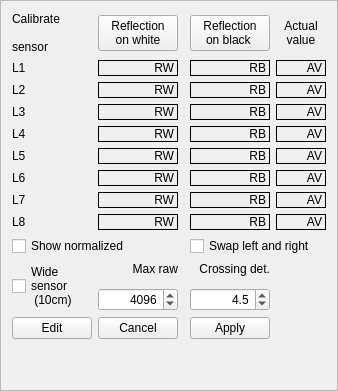
             <widget class="QFrame" name="frame_4">
              <property name="frameShape">
               <enum>QFrame::StyledPanel</enum>
              </property>
              <property name="frameShadow">
               <enum>QFrame::Raised</enum>
              </property>
              <layout class="QGridLayout" name="gridLayout_33">
               <item row="11" column="3">
                <widget class="QLabel" name="ls_max_black_8">
                 <property name="focusPolicy">
                  <enum>Qt::NoFocus</enum>
                 </property>
                 <property name="frameShape">
                  <enum>QFrame::Panel</enum>
                 </property>
                 <property name="frameShadow">
                  <enum>QFrame::Plain</enum>
                 </property>
                 <property name="text">
                  <string>RB</string>
                 </property>
                 <property name="alignment">
                  <set>Qt::AlignRight|Qt::AlignTrailing|Qt::AlignVCenter</set>
                 </property>
                </widget>
               </item>
               <item row="3" column="0">
                <widget class="QLabel" name="label_116">
                 <property name="text">
                  <string>Calibrate

sensor</string>
                 </property>
                </widget>
               </item>
               <item row="18" column="1">
                <widget class="QPushButton" name="ls_cancel">
                 <property name="toolTip">
                  <string>&lt;html&gt;&lt;head/&gt;&lt;body&gt;&lt;p&gt;Drop manual changes &lt;/p&gt;&lt;/body&gt;&lt;/html&gt;</string>
                 </property>
                 <property name="text">
                  <string>Cancel</string>
                 </property>
                </widget>
               </item>
               <item row="4" column="0">
                <widget class="QLabel" name="label_206">
                 <property name="text">
                  <string>L1</string>
                 </property>
                </widget>
               </item>
               <item row="4" column="1">
                <widget class="QLabel" name="ls_max_white_1">
                 <property name="minimumSize">
                  <size>
                   <width>50</width>
                   <height>0</height>
                  </size>
                 </property>
                 <property name="frameShape">
                  <enum>QFrame::Panel</enum>
                 </property>
                 <property name="frameShadow">
                  <enum>QFrame::Plain</enum>
                 </property>
                 <property name="text">
                  <string>RW</string>
                 </property>
                 <property name="alignment">
                  <set>Qt::AlignRight|Qt::AlignTrailing|Qt::AlignVCenter</set>
                 </property>
                </widget>
               </item>
               <item row="4" column="3">
                <widget class="QLabel" name="ls_max_black_1">
                 <property name="minimumSize">
                  <size>
                   <width>50</width>
                   <height>0</height>
                  </size>
                 </property>
                 <property name="focusPolicy">
                  <enum>Qt::NoFocus</enum>
                 </property>
                 <property name="frameShape">
                  <enum>QFrame::Panel</enum>
                 </property>
                 <property name="frameShadow">
                  <enum>QFrame::Plain</enum>
                 </property>
                 <property name="text">
                  <string>RB</string>
                 </property>
                 <property name="alignment">
                  <set>Qt::AlignRight|Qt::AlignTrailing|Qt::AlignVCenter</set>
                 </property>
                </widget>
               </item>
               <item row="5" column="0">
                <widget class="QLabel" name="label_207">
                 <property name="text">
                  <string>L2</string>
                 </property>
                </widget>
               </item>
               <item row="5" column="1">
                <widget class="QLabel" name="ls_max_white_2">
                 <property name="frameShape">
                  <enum>QFrame::Panel</enum>
                 </property>
                 <property name="frameShadow">
                  <enum>QFrame::Plain</enum>
                 </property>
                 <property name="text">
                  <string>RW</string>
                 </property>
                 <property name="alignment">
                  <set>Qt::AlignRight|Qt::AlignTrailing|Qt::AlignVCenter</set>
                 </property>
                </widget>
               </item>
               <item row="5" column="3">
                <widget class="QLabel" name="ls_max_black_2">
                 <property name="focusPolicy">
                  <enum>Qt::NoFocus</enum>
                 </property>
                 <property name="frameShape">
                  <enum>QFrame::Panel</enum>
                 </property>
                 <property name="frameShadow">
                  <enum>QFrame::Plain</enum>
                 </property>
                 <property name="text">
                  <string>RB</string>
                 </property>
                 <property name="alignment">
                  <set>Qt::AlignRight|Qt::AlignTrailing|Qt::AlignVCenter</set>
                 </property>
                </widget>
               </item>
               <item row="6" column="0">
                <widget class="QLabel" name="label_208">
                 <property name="text">
                  <string>L3</string>
                 </property>
                </widget>
               </item>
               <item row="6" column="1">
                <widget class="QLabel" name="ls_max_white_3">
                 <property name="frameShape">
                  <enum>QFrame::Panel</enum>
                 </property>
                 <property name="frameShadow">
                  <enum>QFrame::Plain</enum>
                 </property>
                 <property name="text">
                  <string>RW</string>
                 </property>
                 <property name="alignment">
                  <set>Qt::AlignRight|Qt::AlignTrailing|Qt::AlignVCenter</set>
                 </property>
                </widget>
               </item>
               <item row="6" column="3">
                <widget class="QLabel" name="ls_max_black_3">
                 <property name="focusPolicy">
                  <enum>Qt::NoFocus</enum>
                 </property>
                 <property name="frameShape">
                  <enum>QFrame::Panel</enum>
                 </property>
                 <property name="frameShadow">
                  <enum>QFrame::Plain</enum>
                 </property>
                 <property name="text">
                  <string>RB</string>
                 </property>
                 <property name="alignment">
                  <set>Qt::AlignRight|Qt::AlignTrailing|Qt::AlignVCenter</set>
                 </property>
                </widget>
               </item>
               <item row="7" column="0">
                <widget class="QLabel" name="label_209">
                 <property name="text">
                  <string>L4</string>
                 </property>
                </widget>
               </item>
               <item row="7" column="1">
                <widget class="QLabel" name="ls_max_white_4">
                 <property name="frameShape">
                  <enum>QFrame::Panel</enum>
                 </property>
                 <property name="frameShadow">
                  <enum>QFrame::Plain</enum>
                 </property>
                 <property name="text">
                  <string>RW</string>
                 </property>
                 <property name="alignment">
                  <set>Qt::AlignRight|Qt::AlignTrailing|Qt::AlignVCenter</set>
                 </property>
                </widget>
               </item>
               <item row="7" column="3">
                <widget class="QLabel" name="ls_max_black_4">
                 <property name="focusPolicy">
                  <enum>Qt::NoFocus</enum>
                 </property>
                 <property name="frameShape">
                  <enum>QFrame::Panel</enum>
                 </property>
                 <property name="frameShadow">
                  <enum>QFrame::Plain</enum>
                 </property>
                 <property name="text">
                  <string>RB</string>
                 </property>
                 <property name="alignment">
                  <set>Qt::AlignRight|Qt::AlignTrailing|Qt::AlignVCenter</set>
                 </property>
                </widget>
               </item>
               <item row="8" column="0">
                <widget class="QLabel" name="label_210">
                 <property name="text">
                  <string>L5</string>
                 </property>
                </widget>
               </item>
               <item row="8" column="1">
                <widget class="QLabel" name="ls_max_white_5">
                 <property name="frameShape">
                  <enum>QFrame::Panel</enum>
                 </property>
                 <property name="frameShadow">
                  <enum>QFrame::Plain</enum>
                 </property>
                 <property name="text">
                  <string>RW</string>
                 </property>
                 <property name="alignment">
                  <set>Qt::AlignRight|Qt::AlignTrailing|Qt::AlignVCenter</set>
                 </property>
                </widget>
               </item>
               <item row="8" column="3">
                <widget class="QLabel" name="ls_max_black_5">
                 <property name="focusPolicy">
                  <enum>Qt::NoFocus</enum>
                 </property>
                 <property name="frameShape">
                  <enum>QFrame::Panel</enum>
                 </property>
                 <property name="frameShadow">
                  <enum>QFrame::Plain</enum>
                 </property>
                 <property name="text">
                  <string>RB</string>
                 </property>
                 <property name="alignment">
                  <set>Qt::AlignRight|Qt::AlignTrailing|Qt::AlignVCenter</set>
                 </property>
                </widget>
               </item>
               <item row="9" column="0">
                <widget class="QLabel" name="label_211">
                 <property name="text">
                  <string>L6</string>
                 </property>
                </widget>
               </item>
               <item row="10" column="0">
                <widget class="QLabel" name="label_212">
                 <property name="text">
                  <string>L7</string>
                 </property>
                </widget>
               </item>
               <item row="9" column="1">
                <widget class="QLabel" name="ls_max_white_6">
                 <property name="frameShape">
                  <enum>QFrame::Panel</enum>
                 </property>
                 <property name="frameShadow">
                  <enum>QFrame::Plain</enum>
                 </property>
                 <property name="text">
                  <string>RW</string>
                 </property>
                 <property name="alignment">
                  <set>Qt::AlignRight|Qt::AlignTrailing|Qt::AlignVCenter</set>
                 </property>
                </widget>
               </item>
               <item row="9" column="3">
                <widget class="QLabel" name="ls_max_black_6">
                 <property name="focusPolicy">
                  <enum>Qt::NoFocus</enum>
                 </property>
                 <property name="frameShape">
                  <enum>QFrame::Panel</enum>
                 </property>
                 <property name="frameShadow">
                  <enum>QFrame::Plain</enum>
                 </property>
                 <property name="text">
                  <string>RB</string>
                 </property>
                 <property name="alignment">
                  <set>Qt::AlignRight|Qt::AlignTrailing|Qt::AlignVCenter</set>
                 </property>
                </widget>
               </item>
               <item row="10" column="1">
                <widget class="QLabel" name="ls_max_white_7">
                 <property name="frameShape">
                  <enum>QFrame::Panel</enum>
                 </property>
                 <property name="frameShadow">
                  <enum>QFrame::Plain</enum>
                 </property>
                 <property name="text">
                  <string>RW</string>
                 </property>
                 <property name="alignment">
                  <set>Qt::AlignRight|Qt::AlignTrailing|Qt::AlignVCenter</set>
                 </property>
                </widget>
               </item>
               <item row="11" column="0">
                <widget class="QLabel" name="label_213">
                 <property name="text">
                  <string>L8</string>
                 </property>
                </widget>
               </item>
               <item row="10" column="3">
                <widget class="QLabel" name="ls_max_black_7">
                 <property name="focusPolicy">
                  <enum>Qt::NoFocus</enum>
                 </property>
                 <property name="frameShape">
                  <enum>QFrame::Panel</enum>
                 </property>
                 <property name="frameShadow">
                  <enum>QFrame::Plain</enum>
                 </property>
                 <property name="text">
                  <string>RB</string>
                 </property>
                 <property name="alignment">
                  <set>Qt::AlignRight|Qt::AlignTrailing|Qt::AlignVCenter</set>
                 </property>
                </widget>
               </item>
               <item row="19" column="3">
                <spacer name="verticalSpacer">
                 <property name="orientation">
                  <enum>Qt::Vertical</enum>
                 </property>
                 <property name="sizeHint" stdset="0">
                  <size>
                   <width>20</width>
                   <height>40</height>
                  </size>
                 </property>
                </spacer>
               </item>
               <item row="11" column="1">
                <widget class="QLabel" name="ls_max_white_8">
                 <property name="frameShape">
                  <enum>QFrame::Panel</enum>
                 </property>
                 <property name="frameShadow">
                  <enum>QFrame::Plain</enum>
                 </property>
                 <property name="text">
                  <string>RW</string>
                 </property>
                 <property name="alignment">
                  <set>Qt::AlignRight|Qt::AlignTrailing|Qt::AlignVCenter</set>
                 </property>
                </widget>
               </item>
               <item row="3" column="3">
                <widget class="QPushButton" name="ls_calibrate_black">
                 <property name="toolTip">
                  <string>&lt;html&gt;&lt;head/&gt;&lt;body&gt;&lt;p&gt;Place robot so that all sensors see the black surface (or nothing), &lt;/p&gt;&lt;p&gt;then press this button.&lt;/p&gt;&lt;p&gt;Normalized should then show about 0%.&lt;/p&gt;&lt;p&gt;Press Apply to send calibration to robot.&lt;/p&gt;&lt;/body&gt;&lt;/html&gt;</string>
                 </property>
                 <property name="text">
                  <string>Reflection
on black </string>
                 </property>
                </widget>
               </item>
               <item row="3" column="1">
                <widget class="QPushButton" name="ls_calibrate_white">
                 <property name="toolTip">
                  <string>&lt;html&gt;&lt;head/&gt;&lt;body&gt;&lt;p&gt;Place robot so that all sensors see the white surface, &lt;/p&gt;&lt;p&gt;then press this button.&lt;/p&gt;&lt;p&gt;Normalized should then show about 75%.&lt;/p&gt;&lt;p&gt;Press Apply to send calibration to robot.&lt;/p&gt;&lt;/body&gt;&lt;/html&gt;</string>
                 </property>
                 <property name="text">
                  <string>Reflection
 on white </string>
                 </property>
                </widget>
               </item>
               <item row="18" column="0">
                <widget class="QPushButton" name="ls_edit">
                 <property name="toolTip">
                  <string>Stop updating fields to allow edit</string>
                 </property>
                 <property name="text">
                  <string>Edit</string>
                 </property>
                </widget>
               </item>
               <item row="18" column="3">
                <widget class="QPushButton" name="ls_apply">
                 <property name="toolTip">
                  <string>&lt;html&gt;&lt;head/&gt;&lt;body&gt;&lt;p&gt;Apply manual changes&lt;/p&gt;&lt;p&gt;(send calibration and other values to robot).&lt;/p&gt;&lt;/body&gt;&lt;/html&gt;</string>
                 </property>
                 <property name="text">
                  <string>Apply</string>
                 </property>
                </widget>
               </item>
               <item row="15" column="3">
                <widget class="QDoubleSpinBox" name="ls_crossing_detect">
                 <property name="toolTip">
                  <string>&lt;html&gt;&lt;head/&gt;&lt;body&gt;&lt;p&gt;Distance between left and right edge in a 0 to 8 scale.&lt;/p&gt;&lt;p&gt;Value depends distance between edges with an extra value if width increse fast. Therefore the width can temorarily be higher than 6 (edge values are from -3 to 3)&lt;/p&gt;&lt;p&gt;this should make it easier to detect a crossing.&lt;/p&gt;&lt;p&gt;For Regbot in balance (and normal tape (38mm)), then about 4.8 cm to trigger crossing line.&lt;/p&gt;&lt;p&gt;For Robobot this could be as low as 3-4, as the linesensor is wider.&lt;/p&gt;&lt;/body&gt;&lt;/html&gt;</string>
                 </property>
                 <property name="alignment">
                  <set>Qt::AlignRight|Qt::AlignTrailing|Qt::AlignVCenter</set>
                 </property>
                 <property name="decimals">
                  <number>1</number>
                 </property>
                 <property name="minimum">
                  <double>2.000000000000000</double>
                 </property>
                 <property name="maximum">
                  <double>8.000000000000000</double>
                 </property>
                 <property name="singleStep">
                  <double>0.100000000000000</double>
                 </property>
                 <property name="value">
                  <double>4.500000000000000</double>
                 </property>
                </widget>
               </item>
               <item row="13" column="3">
                <widget class="QLabel" name="label_9">
                 <property name="text">
                  <string>Crossing det.</string>
                 </property>
                 <property name="alignment">
                  <set>Qt::AlignRight|Qt::AlignTrailing|Qt::AlignVCenter</set>
                 </property>
                </widget>
               </item>
               <item row="13" column="1">
                <widget class="QLabel" name="label_156">
                 <property name="text">
                  <string>Max raw</string>
                 </property>
                 <property name="alignment">
                  <set>Qt::AlignRight|Qt::AlignTrailing|Qt::AlignVCenter</set>
                 </property>
                </widget>
               </item>
               <item row="15" column="1">
                <widget class="QSpinBox" name="line_disp_max_value">
                 <property name="toolTip">
                  <string notr="true">&lt;html&gt;&lt;head/&gt;&lt;body&gt;&lt;p&gt;Maximum value used as 100% in bar display.&lt;/p&gt;&lt;/body&gt;&lt;/html&gt;</string>
                 </property>
                 <property name="statusTip">
                  <string notr="true"/>
                 </property>
                 <property name="alignment">
                  <set>Qt::AlignRight|Qt::AlignTrailing|Qt::AlignVCenter</set>
                 </property>
                 <property name="maximum">
                  <number>4250</number>
                 </property>
                 <property name="singleStep">
                  <number>256</number>
                 </property>
                 <property name="value">
                  <number>4096</number>
                 </property>
                </widget>
               </item>
               <item row="11" column="4">
                <widget class="QLabel" name="ls_actual_8">
                 <property name="frameShape">
                  <enum>QFrame::Panel</enum>
                 </property>
                 <property name="text">
                  <string>AV</string>
                 </property>
                 <property name="alignment">
                  <set>Qt::AlignRight|Qt::AlignTrailing|Qt::AlignVCenter</set>
                 </property>
                </widget>
               </item>
               <item row="4" column="4">
                <widget class="QLabel" name="ls_actual_1">
                 <property name="minimumSize">
                  <size>
                   <width>50</width>
                   <height>0</height>
                  </size>
                 </property>
                 <property name="frameShape">
                  <enum>QFrame::Panel</enum>
                 </property>
                 <property name="text">
                  <string>AV</string>
                 </property>
                 <property name="alignment">
                  <set>Qt::AlignRight|Qt::AlignTrailing|Qt::AlignVCenter</set>
                 </property>
                </widget>
               </item>
               <item row="6" column="4">
                <widget class="QLabel" name="ls_actual_3">
                 <property name="frameShape">
                  <enum>QFrame::Panel</enum>
                 </property>
                 <property name="text">
                  <string>AV</string>
                 </property>
                 <property name="alignment">
                  <set>Qt::AlignRight|Qt::AlignTrailing|Qt::AlignVCenter</set>
                 </property>
                </widget>
               </item>
               <item row="7" column="4">
                <widget class="QLabel" name="ls_actual_4">
                 <property name="frameShape">
                  <enum>QFrame::Panel</enum>
                 </property>
                 <property name="text">
                  <string>AV</string>
                 </property>
                 <property name="alignment">
                  <set>Qt::AlignRight|Qt::AlignTrailing|Qt::AlignVCenter</set>
                 </property>
                </widget>
               </item>
               <item row="8" column="4">
                <widget class="QLabel" name="ls_actual_5">
                 <property name="frameShape">
                  <enum>QFrame::Panel</enum>
                 </property>
                 <property name="text">
                  <string>AV</string>
                 </property>
                 <property name="alignment">
                  <set>Qt::AlignRight|Qt::AlignTrailing|Qt::AlignVCenter</set>
                 </property>
                </widget>
               </item>
               <item row="9" column="4">
                <widget class="QLabel" name="ls_actual_6">
                 <property name="frameShape">
                  <enum>QFrame::Panel</enum>
                 </property>
                 <property name="text">
                  <string>AV</string>
                 </property>
                 <property name="alignment">
                  <set>Qt::AlignRight|Qt::AlignTrailing|Qt::AlignVCenter</set>
                 </property>
                </widget>
               </item>
               <item row="10" column="4">
                <widget class="QLabel" name="ls_actual_7">
                 <property name="frameShape">
                  <enum>QFrame::Panel</enum>
                 </property>
                 <property name="text">
                  <string>AV</string>
                 </property>
                 <property name="alignment">
                  <set>Qt::AlignRight|Qt::AlignTrailing|Qt::AlignVCenter</set>
                 </property>
                </widget>
               </item>
               <item row="5" column="4">
                <widget class="QLabel" name="ls_actual_2">
                 <property name="frameShape">
                  <enum>QFrame::Panel</enum>
                 </property>
                 <property name="text">
                  <string>AV</string>
                 </property>
                 <property name="alignment">
                  <set>Qt::AlignRight|Qt::AlignTrailing|Qt::AlignVCenter</set>
                 </property>
                </widget>
               </item>
               <item row="3" column="4">
                <widget class="QLabel" name="label_43">
                 <property name="text">
                  <string>Actual
value</string>
                 </property>
                 <property name="alignment">
                  <set>Qt::AlignCenter</set>
                 </property>
                </widget>
               </item>
               <item row="13" column="0" rowspan="3">
                <widget class="QCheckBox" name="ls_wideSensor">
                 <property name="toolTip">
                  <string>&lt;html&gt;&lt;head/&gt;&lt;body&gt;&lt;p&gt;The new wider linesor is 10 cm wide, the old is 6cm only. &lt;/p&gt;&lt;p&gt;&lt;br/&gt;&lt;/p&gt;&lt;/body&gt;&lt;/html&gt;</string>
                 </property>
                 <property name="text">
                  <string>Wide
sensor
 (10cm)</string>
                 </property>
                </widget>
               </item>
               <item row="12" column="0" colspan="3">
                <widget class="QCheckBox" name="ls_show_normalized">
                 <property name="toolTip">
                  <string>&lt;html&gt;&lt;head/&gt;&lt;body&gt;&lt;p&gt;Ask robot to deliver normalized n values rather than raw values.&lt;/p&gt;&lt;p&gt;n = (s - b)/(w - b) * 3000, where&lt;br/&gt;n = normalized&lt;br/&gt;s = sensor value&lt;br/&gt;w = white calibration&lt;br/&gt;b = black calibration&lt;/p&gt;&lt;p&gt;The normalized value on white should be shown as 75% (value ~3000).&lt;br/&gt;The normalized value on black should be shown as 0% (value ~0).&lt;/p&gt;&lt;/body&gt;&lt;/html&gt;</string>
                 </property>
                 <property name="text">
                  <string>Show normalized</string>
                 </property>
                </widget>
               </item>
               <item row="12" column="3" colspan="2">
                <widget class="QCheckBox" name="ls_swap_left_right">
                 <property name="toolTip">
                  <string>&lt;html&gt;&lt;head/&gt;&lt;body&gt;&lt;p&gt;Swap the detected left and right edge.&lt;/p&gt;&lt;p&gt;Check this if LED's are (mostly) in the forward (X) direction.&lt;/p&gt;&lt;p&gt;(Normally the LED end of the line sensor PCB is closer to driving wheel axis).&lt;/p&gt;&lt;/body&gt;&lt;/html&gt;</string>
                 </property>
                 <property name="text">
                  <string>Swap left and right</string>
                 </property>
                </widget>
               </item>
              </layout>
             </widget>
